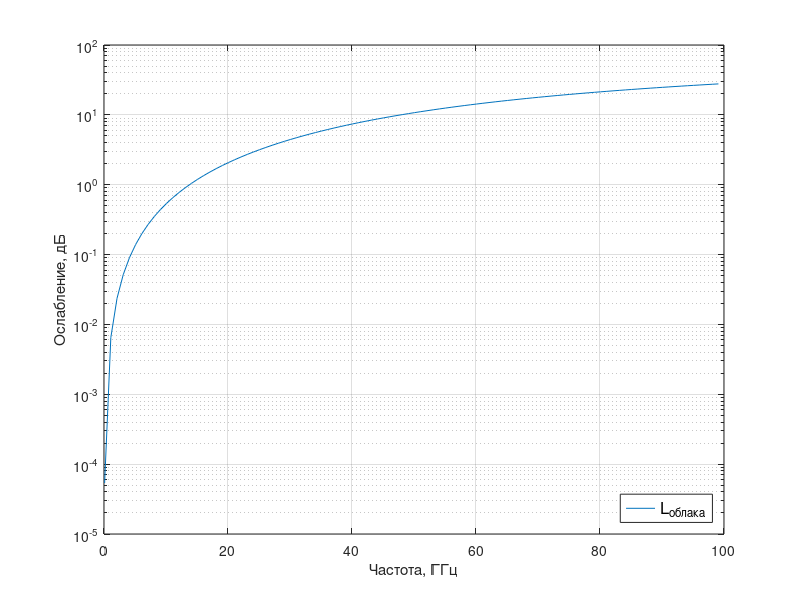

MATLAB code to generate this figure:
close all
clearvars
clc

%% Входные данные
T = 273.15; % Температура жидкой воды в облаках, К
F = 0.1:1:100; % Рабочая частота, ГГц
fi = 5; % Угол места, град
Lred = 0.5; % Общий столбчатый объем жидкой воды, кг/м3 (для января 1% - 0.5)
%% Расчет
for i = 1:length(F)
    Fita = 300/T;
    E0 = 77.66+103.3*(Fita-1);
    E1 = 0.0671*E0;
    E2 = 3.52;
    fp = 20.20-146*(Fita-1)+316*(Fita-1)^2; % Главная частота релаксации, ГГц
    fs = 39.8*fp; % Вторичная частота релаксации, ГГц
    Ad1 = (E0-E1)/(1+(F(i)/fp)^2);
    Ad2 = (E1-E2)/(1+(F(i)/fs)^2);
    Es = Ad1+Ad2+E2;
    Ad1 = (F(i)*(E0-E1))/((1+(F(i)/fp)^2)*fp);
    Ad2 = (F(i)*(E1-E2))/((1+(F(i)/fs)^2)*fs);
    Ess = Ad1+Ad2;
    Eta = (2+Es)/Ess;
    Kl = 0.819*F(i)/(Ess*(1+Eta^2)); % Коэффициент погонного ослабления, ((дБ/км)/(г/м3))
    A_cloud(i) = Lred*Kl/sind(fi); % Ослабление из-за облачности на наклонных трассах, дБ
end

figure(1)
semilogy(F, A_cloud)
grid on

xlabel('Частота, ГГц');
ylabel('Ослабление, дБ');
legend('L_{облака}','Interpreter','tex','Location','southeast','FontSize',12);




